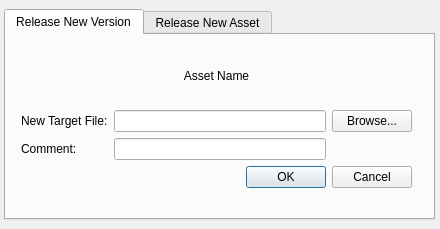
<?xml version="1.0" encoding="UTF-8"?>
<ui version="4.0">
 <class>Form</class>
 <widget class="QWidget" name="Form">
  <property name="geometry">
   <rect>
    <x>0</x>
    <y>0</y>
    <width>440</width>
    <height>229</height>
   </rect>
  </property>
  <property name="windowTitle">
   <string>Form</string>
  </property>
  <widget class="QTabWidget" name="tabWidget">
   <property name="geometry">
    <rect>
     <x>4</x>
     <y>9</y>
     <width>431</width>
     <height>211</height>
    </rect>
   </property>
   <property name="currentIndex">
    <number>0</number>
   </property>
   <widget class="QWidget" name="newVersionTab">
    <attribute name="title">
     <string>Release New Version</string>
    </attribute>
    <widget class="QWidget" name="verticalLayoutWidget_2">
     <property name="geometry">
      <rect>
       <x>10</x>
       <y>7</y>
       <width>401</width>
       <height>151</height>
      </rect>
     </property>
     <layout class="QVBoxLayout" name="verticalLayout_2">
      <property name="margin">
       <number>5</number>
      </property>
      <item>
       <widget class="QLabel" name="currentAssetNameLabel">
        <property name="text">
         <string>Asset Name</string>
        </property>
        <property name="alignment">
         <set>Qt::AlignCenter</set>
        </property>
        <property name="margin">
         <number>5</number>
        </property>
       </widget>
      </item>
      <item>
       <layout class="QGridLayout" name="gridLayout_2">
        <item row="0" column="0">
         <widget class="QLabel" name="newVersionFilePathLabel">
          <property name="text">
           <string>New Target File:</string>
          </property>
          <property name="margin">
           <number>5</number>
          </property>
         </widget>
        </item>
        <item row="0" column="2">
         <widget class="QPushButton" name="newVersionFilePathPushButton">
          <property name="text">
           <string>Browse...</string>
          </property>
         </widget>
        </item>
        <item row="0" column="1">
         <widget class="QLineEdit" name="newVersionFilePathLineEdit"/>
        </item>
        <item row="1" column="1">
         <widget class="QLineEdit" name="newVersionCommentLineEdit"/>
        </item>
        <item row="1" column="0">
         <widget class="QLabel" name="newVersionCommentLabel">
          <property name="text">
           <string>Comment:</string>
          </property>
          <property name="margin">
           <number>5</number>
          </property>
         </widget>
        </item>
       </layout>
      </item>
      <item>
       <widget class="QDialogButtonBox" name="newVersionDialogButtonBox">
        <property name="orientation">
         <enum>Qt::Horizontal</enum>
        </property>
        <property name="standardButtons">
         <set>QDialogButtonBox::Cancel|QDialogButtonBox::Ok</set>
        </property>
       </widget>
      </item>
     </layout>
    </widget>
   </widget>
   <widget class="QWidget" name="newAssetTab">
    <attribute name="title">
     <string>Release New Asset</string>
    </attribute>
    <widget class="QWidget" name="verticalLayoutWidget">
     <property name="geometry">
      <rect>
       <x>10</x>
       <y>10</y>
       <width>401</width>
       <height>154</height>
      </rect>
     </property>
     <layout class="QVBoxLayout" name="verticalLayout">
      <property name="margin">
       <number>5</number>
      </property>
      <item>
       <layout class="QGridLayout" name="gridLayout">
        <item row="1" column="2">
         <widget class="QPushButton" name="newAssetFilePathPushButton">
          <property name="text">
           <string>Browse...</string>
          </property>
         </widget>
        </item>
        <item row="0" column="0">
         <widget class="QLabel" name="newAssetNameLabel">
          <property name="text">
           <string>Asset Name</string>
          </property>
          <property name="margin">
           <number>5</number>
          </property>
         </widget>
        </item>
        <item row="1" column="0">
         <widget class="QLabel" name="newAssetFilePathLabel">
          <property name="text">
           <string>File Path</string>
          </property>
          <property name="margin">
           <number>5</number>
          </property>
         </widget>
        </item>
        <item row="0" column="1">
         <widget class="QLineEdit" name="newAssetNameLineEdit"/>
        </item>
        <item row="1" column="1">
         <widget class="QLineEdit" name="newAssetFilePathLineEdit"/>
        </item>
        <item row="2" column="1">
         <widget class="QLineEdit" name="newAssetCommentLineEdit">
          <property name="inputMask">
           <string/>
          </property>
         </widget>
        </item>
        <item row="2" column="0">
         <widget class="QLabel" name="newAssetCommentLabel">
          <property name="text">
           <string>Comment:</string>
          </property>
          <property name="margin">
           <number>5</number>
          </property>
         </widget>
        </item>
       </layout>
      </item>
      <item>
       <widget class="QDialogButtonBox" name="newAssetDialogButtonBox">
        <property name="orientation">
         <enum>Qt::Horizontal</enum>
        </property>
        <property name="standardButtons">
         <set>QDialogButtonBox::Cancel|QDialogButtonBox::Ok</set>
        </property>
       </widget>
      </item>
     </layout>
    </widget>
   </widget>
  </widget>
 </widget>
 <resources/>
 <connections/>
</ui>
